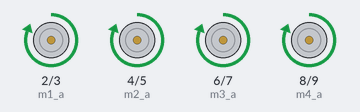
The sketch below on a simulated Arduino Uno, built with avr-gcc and run on an emulated ATmega328P. Shown: motor-driver pin pairs drawn as motors (green arrow = first pin HIGH = forward, orange = second pin HIGH = backward, longer = more drive).

Above: at 1.5 s.
At 3.5 s:
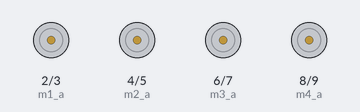
At 5.5 s:
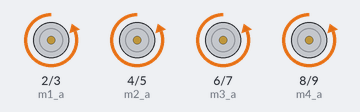
Timing chart, 0 to 10.4 s (numbered marks = the images above):
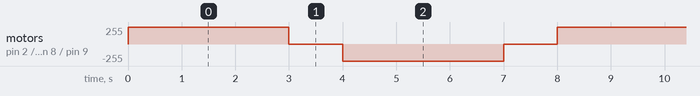

Measured:
- by itself, motor on pin 2 (m1_a) / pin 3 (m1_b), motor on pin 4 (m2_a) / pin 5 (m2_b), motor on pin 6 (m3_a) / pin 7 (m3_b), motor on pin 8 (m4_a) / pin 9 (m4_b): repeats every 8.0 s: stopped 1.0 s, backward 255/255 3.0 s, stopped 1.0 s, forward 255/255 3.0 s

The sketch:

kontrol_motor__Arduino_.ino
```cpp
// Deklarasi Pin Motor 1
const int m1_a = 2;
const int m1_b = 3;

// Deklarasi Pin Motor 2
const int m2_a = 4;
const int m2_b = 5;

// Deklarasi Pin Motor 3
const int m3_a = 6;
const int m3_b = 7;

// Deklarasi Pin Motor 4
const int m4_a = 8;
const int m4_b = 9;

void setup() {
  // Set semua pin kontrol motor sebagai OUTPUT
  pinMode(m1_a, OUTPUT);
  pinMode(m1_b, OUTPUT);
  pinMode(m2_a, OUTPUT);
  pinMode(m2_b, OUTPUT);
  pinMode(m3_a, OUTPUT);
  pinMode(m3_b, OUTPUT);
  pinMode(m4_a, OUTPUT);
  pinMode(m4_b, OUTPUT);
}

void loop() {
  // 1. Semua motor berputar MAJU selama 3 detik
  maju();
  delay(3000);

  // 2. Semua motor BERHENTI selama 1 detik
  berhenti();
  delay(1000);

  // 3. Semua motor berputar MUNDUR selama 3 detik
  mundur();
  delay(3000);

  // 4. Semua motor BERHENTI selama 1 detik
  berhenti();
  delay(1000);
}

// Fungsi untuk menggerakkan semua motor maju
void maju() {
  digitalWrite(m1_a, HIGH);
  digitalWrite(m1_b, LOW);

  digitalWrite(m2_a, HIGH);
  digitalWrite(m2_b, LOW);

  digitalWrite(m3_a, HIGH);
  digitalWrite(m3_b, LOW);

  digitalWrite(m4_a, HIGH);
  digitalWrite(m4_b, LOW);
}

// Fungsi untuk menggerakkan semua motor mundur
void mundur() {
  digitalWrite(m1_a, LOW);
  digitalWrite(m1_b, HIGH);

  digitalWrite(m2_a, LOW);
  digitalWrite(m2_b, HIGH);

  digitalWrite(m3_a, LOW);
  digitalWrite(m3_b, HIGH);

  digitalWrite(m4_a, LOW);
  digitalWrite(m4_b, HIGH);
}

// Fungsi untuk menghentikan semua motor
void berhenti() {
  digitalWrite(m1_a, LOW);
  digitalWrite(m1_b, LOW);

  digitalWrite(m2_a, LOW);
  digitalWrite(m2_b, LOW);

  digitalWrite(m3_a, LOW);
  digitalWrite(m3_b, LOW);

  digitalWrite(m4_a, LOW);
  digitalWrite(m4_b, LOW);
}
```
